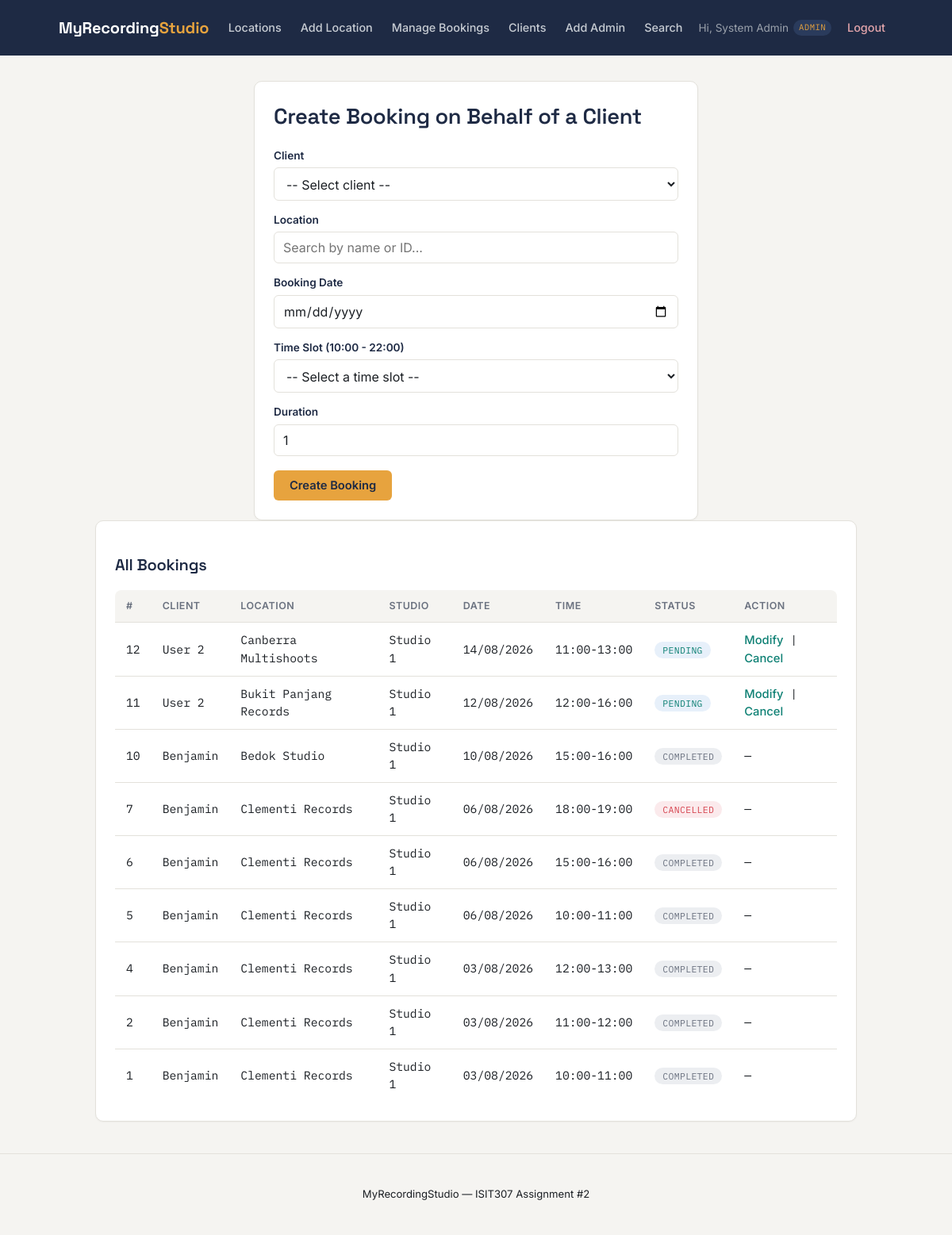
Page /8942663_A2/admin_booking_manage.php (signed in) on the committed database.
### tables this page shows
CREATE TABLE `bookings` (
  `booking_id` int(11) NOT NULL,
  `studio_id` int(11) NOT NULL,
  `client_id` int(11) NOT NULL,
  `booking_date` date NOT NULL,
  `start_time` time NOT NULL,
  `duration_hours` int(11) NOT NULL CHECK (`duration_hours` between 1 and 12),
  `end_time` time NOT NULL,
  `total_cost` decimal(8,2) NOT NULL,
  `status` enum('active','cancelled') NOT NULL DEFAULT 'active',
  `created_at` timestamp NOT NULL DEFAULT current_timestamp()
);

CREATE TABLE `users` (
  `user_id` int(11) NOT NULL,
  `name` varchar(100) NOT NULL,
  `phone` varchar(20) NOT NULL,
  `email` varchar(100) NOT NULL,
  `password` varchar(255) NOT NULL,
  `type` enum('admin','client') NOT NULL,
  `created_at` timestamp NOT NULL DEFAULT current_timestamp()
);

CREATE TABLE `locations` (
  `location_id` int(11) NOT NULL,
  `description` varchar(255) NOT NULL,
  `num_studios` int(11) NOT NULL CHECK (`num_studios` > 0),
  `cost_per_hour` decimal(8,2) NOT NULL CHECK (`cost_per_hour` >= 0)
);

CREATE TABLE `studios` (
  `studio_id` int(11) NOT NULL,
  `location_id` int(11) NOT NULL,
  `studio_number` int(11) NOT NULL
);

### 8942663_A2/includes/bootstrap.php (called while the page is built, shortened)
<?php
require_once __DIR__ . '/../classes/Studio.php';
require_once __DIR__ . '/../classes/Booking.php';
function current_user_type(): ?string {
    return $_SESSION['user_type'] ?? null;
}
function is_logged_in(): bool {
    return isset($_SESSION['user_id']);
}
function h(?string $value): string {
    return htmlspecialchars($value ?? '', ENT_QUOTES, 'UTF-8');
}
function format_date(?string $date): string {
    return date('d/m/Y', strtotime($date));
}

### 8942663_A2/classes/Booking.php (called while the page is built, shortened)
<?php
require_once __DIR__ . '/Studio.php';
class Booking {
    public static function maxBookingDate(): string {
        return date('Y-m-d', strtotime('+' . self::MAX_ADVANCE_MONTHS . ' months'));
    }
    public static function hasStarted(array $booking): bool {
        $startDateTime = $booking['booking_date'] . ' ' . $booking['start_time'];
        return strtotime($startDateTime) <= time();
    }
    public static function timeStatus(array $booking): string {
        $now = time();
        $start = strtotime($booking['booking_date'] . ' ' . $booking['start_time']);
        $end = strtotime($booking['booking_date'] . ' ' . $booking['end_time']);
        if ($now < $start) return 'pending';
        return 'completed';
    }
    private static function detailSelect(): string {
        return "SELECT b.*, s.studio_number, l.description AS location_description,
                        l.location_id, l.cost_per_hour, u.name AS client_name, u.email AS client_email
                 FROM bookings b
                 JOIN studios s ON s.studio_id = b.studio_id
                 JOIN locations l ON l.location_id = s.location_id
                 JOIN users u ON u.user_id = b.client_id";
    }
    public static function allBookings(): array {
        $db = Database::getConnection();
        $sql = self::detailSelect() . ' ORDER BY b.booking_date DESC, b.start_time DESC';
        return $db->query($sql)->fetchAll();
    }
}

### 8942663_A2/classes/Studio.php (called while the page is built, shortened)
<?php
class Studio {
    public static function displayName(int $studioNumber): string {
        return 'Studio ' . $studioNumber;
    }
}

### 8942663_A2/admin_booking_manage.php (the view, shortened to what this page needs)
<?php
require_once __DIR__ . '/includes/bootstrap.php';
$allBookings = Booking::allBookings();
require __DIR__ . '/includes/header.php';
?>
<div class="card" style="max-width:560px;margin:0 auto;">
    <h1>Create Booking on Behalf of a Client</h1>
    <form method="post">
        <label>Client</label>
        <select name="client_id" required>
            <option value="">-- Select client --</option>
        </select>
        <label>Location</label>
        <div class="autocomplete" data-role="location-search">
            <input type="text" class="location-search-input" placeholder="Search by name or ID..." autocomplete="off" required>
        </div>
        <label>Booking Date</label>
        <input type="date" name="booking_date" min="<?= date('Y-m-d') ?>" max="<?= Booking::maxBookingDate() ?>" required>
        <label>Time Slot (10:00 - 22:00)</label>
        <select name="start_time" required>
            <option value="">-- Select a time slot --</option>
        </select>
        <label>Duration</label>
        <input type="number" name="duration" min="1" max="12" value="1" required>
        <button class="btn" type="submit">Create Booking</button>
    </form>
</div>
<div class="card">
    <h2>All Bookings</h2>
    <table>
        <tr><th>#</th><th>Client</th><th>Location</th><th>Studio</th><th>Date</th><th>Time</th><th>Status</th><th>Action</th></tr>
        <?php foreach ($allBookings as $b): ?>
        <?php $displayStatus = $b['status'] === 'active' ? Booking::timeStatus($b) : 'cancelled'; ?>
        <tr>
            <td><?= (int)$b['booking_id'] ?></td>
            <td><?= h($b['client_name']) ?></td>
            <td><?= h($b['location_description']) ?></td>
            <td><?= h(Studio::displayName((int)$b['studio_number'])) ?></td>
            <td><?= h(format_date($b['booking_date'])) ?></td>
            <td><?= h(substr($b['start_time'],0,5)) ?>-<?= h(substr($b['end_time'],0,5)) ?></td>
            <td><span class="badge badge-<?= $displayStatus ?>"><?= h($displayStatus) ?></span></td>
            <td>
                <?php if ($b['status'] === 'active' && !Booking::hasStarted($b)): ?>
                    <a href="booking_edit.php?id=<?= (int)$b['booking_id'] ?>">Modify</a> |
                    <a href="booking_cancel.php?id=<?= (int)$b['booking_id'] ?>" onclick="return confirm('Cancel this booking?')">Cancel</a>
                <?php else: ?>
                    &mdash;
                <?php endif; ?>
            </td>
        </tr>
        <?php endforeach; ?>
    </table>
</div>
<?php require __DIR__ . '/includes/footer.php'; ?>

### 8942663_A2/includes/header.php (shortened to what this page needs)
<!DOCTYPE html>
<html lang="en">
<head>
<link rel="stylesheet" href="css/style.css">
</head>
<body>
<header class="site-header">
    <div class="header-bar">
        <div class="brand"><a href="index.php">MyRecording<span>Studio</span></a></div>
        <nav>
            <?php if (is_logged_in()): ?>
                <?php if (current_user_type() === 'admin'): ?>
                    <a href="location_list.php">Locations</a>
                    <a href="location_create.php">Add Location</a>
                    <a href="admin_booking_manage.php">Manage Bookings</a>
                    <a href="admin_client_list.php">Clients</a>
                    <a href="admin_create.php">Add Admin</a>
                <?php endif; ?>
                <a href="location_search.php">Search</a>
                <span class="user-info">Hi, <?= h($_SESSION['user_name']) ?> <span class="role-chip"><?= h(current_user_type()) ?></span></span>
                <a href="logout.php" class="nav-logout">Logout</a>
            <?php else: ?>
                <a href="login.php">Login</a>
                <a href="register.php" class="nav-cta">Register</a>
            <?php endif; ?>
        </nav>
    </div>
</header>
<main class="container">

### 8942663_A2/includes/footer.php
</main>
<footer class="site-footer">
    <p>MyRecordingStudio &mdash; ISIT307 Assignment #2</p>
</footer>
</body>
</html>

### 8942663_A2/css/style.css (style rules this page uses)
:root { --ink: #1e2a44; --ink-soft: #2a3b5c; --paper: #f5f4f1; --card: #ffffff; --amber: #e7a33e; --amber-dark: #e7a33e; --teal: #0e8074; --text: #1b1f24; --muted: #6b7280; --border: #e3e1db; --success: #2f9e6e; --success-bg: #e7f5ef; --error: #d64550; --error-bg: #fbeaec; --font-display: 'Space Grotesk', 'Segoe UI', sans-serif; --font-body: 'Inter', 'Segoe UI', sans-serif; --font-mono: 'IBM Plex Mono', 'Consolas', monospace; }
* { box-sizing: border-box; }
html { scroll-behavior: smooth; }
body { margin: 0; font-family: var(--font-body); background: var(--paper); color: var(--text); line-height: 1.5; }
.site-header { background: var(--ink); color: #eef0f2; }
.header-bar { max-width: 1100px; margin: 0 auto; display: flex; align-items: center; justify-content: space-between; padding: 16px 24px; flex-wrap: wrap; gap: 10px; }
.brand a { font-family: var(--font-display); color: #fff; font-size: 1.25em; font-weight: 700; text-decoration: none; letter-spacing: -0.01em; }
.brand a span { color: var(--amber); }
.site-header nav { display: flex; align-items: center; flex-wrap: wrap; gap: 4px; }
.site-header nav a { color: #c7ccd3; text-decoration: none; font-size: 0.9em; font-weight: 500; padding: 8px 10px; border-radius: 6px; transition: background-color 0.15s ease, color 0.15s ease; }
.site-header nav a.nav-logout { color: #e3a5ab; }
.user-info { color: #9aa1ab; font-size: 0.85em; padding: 8px 6px; display: inline-flex; align-items: center; gap: 6px; }
.role-chip { font-family: var(--font-mono); font-size: 0.78em; text-transform: uppercase; letter-spacing: 0.04em; background: var(--ink-soft); color: var(--amber); padding: 2px 7px; border-radius: 10px; }
.container { max-width: 1000px; margin: 32px auto; padding: 0 20px; }
h1, h2, h3 { font-family: var(--font-display); color: var(--ink); font-weight: 600; letter-spacing: -0.01em; }
h1 { font-size: 1.7em; margin-top: 0; }
h2 { font-size: 1.25em; }
p { color: var(--text); }
.card { background: var(--card); border: 1px solid var(--border); border-radius: 10px; padding: 24px; margin-bottom: 20px; box-shadow: 0 1px 2px rgba(20, 23, 28, 0.04); }
form label { display: block; margin-top: 14px; font-weight: 600; font-size: 0.85em; color: var(--ink); }
form input, form select, form textarea { width: 100%; padding: 9px 11px; margin-top: 5px; border: 1px solid var(--border); border-radius: 6px; font-size: 1em; font-family: var(--font-body); background: var(--card); color: var(--text); transition: border-color 0.15s ease; }
.btn { display: inline-block; background: var(--amber); color: var(--ink); border: none; padding: 10px 20px; border-radius: 6px; cursor: pointer; font-family: var(--font-body); font-weight: 600; font-size: 0.92em; text-decoration: none; margin-top: 18px; transition: background-color 0.15s ease, transform 0.05s ease; }
table { width: 100%; border-collapse: collapse; background: var(--card); border-radius: 8px; overflow: hidden; }
table th, table td { text-align: left; padding: 11px 14px; border-bottom: 1px solid var(--border); font-family: var(--font-mono); font-size: 0.92em; }
table th { background: var(--paper); font-family: var(--font-body); font-weight: 600; font-size: 0.78em; text-transform: uppercase; letter-spacing: 0.04em; color: var(--muted); }
table tr:last-child td { border-bottom: none; }
table a { color: var(--teal); text-decoration: none; font-family: var(--font-body); font-weight: 500; }
.autocomplete { position: relative; }
.badge { font-family: var(--font-mono); padding: 3px 10px; border-radius: 12px; font-size: 0.78em; text-transform: uppercase; letter-spacing: 0.03em; }
.badge-cancelled { background: var(--error-bg); color: var(--error); }
.badge-pending { background: #e7f0fa; color: var(--teal); }
.badge-completed { background: #eceef1; color: var(--muted); }
.site-footer { text-align: center; padding: 28px 20px; color: var(--muted); font-size: 0.82em; border-top: 1px solid var(--border); margin-top: 40px; }

### rows in the picture
bookings: booking_id "12", client.name "User 2", locations.description "Canberra Multishoots", studio.studio_number "Studio 1", booking_date "14/08/2026", start_time "11:00", end_time "13:00", displayStatus "PENDING"
bookings: booking_id "11", client.name "User 2", locations.description "Bukit Panjang Records", studio.studio_number "Studio 1", booking_date "12/08/2026", start_time "12:00", end_time "16:00", displayStatus "PENDING"
bookings: booking_id "10", client.name "Benjamin", locations.description "Bedok Studio", studio.studio_number "Studio 1", booking_date "10/08/2026", start_time "15:00", end_time "16:00", status "COMPLETED"
bookings: booking_id "7", client.name "Benjamin", locations.description "Clementi Records", studio.studio_number "Studio 1", booking_date "06/08/2026", start_time "18:00", end_time "19:00", status "CANCELLED"
bookings: booking_id "6", client.name "Benjamin", locations.description "Clementi Records", studio.studio_number "Studio 1", booking_date "06/08/2026", start_time "15:00", end_time "16:00", status "COMPLETED"
bookings: booking_id "5", client.name "Benjamin", locations.description "Clementi Records", studio.studio_number "Studio 1", booking_date "06/08/2026", start_time "10:00", end_time "11:00", status "COMPLETED"
bookings: booking_id "4", client.name "Benjamin", locations.description "Clementi Records", studio.studio_number "Studio 1", booking_date "03/08/2026", start_time "12:00", end_time "13:00", status "COMPLETED"
bookings: booking_id "2", client.name "Benjamin", locations.description "Clementi Records", studio.studio_number "Studio 1", booking_date "03/08/2026", start_time "11:00", end_time "12:00", status "COMPLETED"
bookings: booking_id "1", client.name "Benjamin", locations.description "Clementi Records", studio.studio_number "Studio 1", booking_date "03/08/2026", start_time "10:00", end_time "11:00", status "COMPLETED"

### other values in the picture
$_SESSION['user_name'] "System Admin"
current_user_type() "ADMIN"
